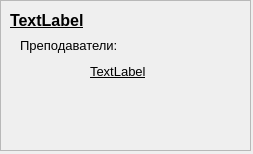
<?xml version="1.0" encoding="UTF-8"?>
<ui version="4.0">
 <class>TestSample</class>
 <widget class="QWidget" name="TestSample">
  <property name="geometry">
   <rect>
    <x>0</x>
    <y>0</y>
    <width>253</width>
    <height>154</height>
   </rect>
  </property>
  <property name="windowTitle">
   <string>Form</string>
  </property>
  <widget class="QFrame" name="frame">
   <property name="geometry">
    <rect>
     <x>0</x>
     <y>0</y>
     <width>251</width>
     <height>151</height>
    </rect>
   </property>
   <property name="frameShape">
    <enum>QFrame::StyledPanel</enum>
   </property>
   <property name="frameShadow">
    <enum>QFrame::Raised</enum>
   </property>
   <widget class="QLabel" name="label">
    <property name="geometry">
     <rect>
      <x>20</x>
      <y>30</y>
      <width>131</width>
      <height>31</height>
     </rect>
    </property>
    <property name="font">
     <font>
      <family>Arial</family>
      <pointsize>10</pointsize>
     </font>
    </property>
    <property name="text">
     <string>Преподаватели:</string>
    </property>
   </widget>
   <widget class="QLabel" name="supportL">
    <property name="geometry">
     <rect>
      <x>90</x>
      <y>60</y>
      <width>151</width>
      <height>22</height>
     </rect>
    </property>
    <property name="font">
     <font>
      <family>Arial</family>
      <pointsize>10</pointsize>
      <underline>true</underline>
     </font>
    </property>
    <property name="text">
     <string>TextLabel</string>
    </property>
   </widget>
   <widget class="QLabel" name="courseL">
    <property name="geometry">
     <rect>
      <x>10</x>
      <y>10</y>
      <width>215</width>
      <height>21</height>
     </rect>
    </property>
    <property name="font">
     <font>
      <family>Arial</family>
      <pointsize>12</pointsize>
      <bold>true</bold>
      <underline>true</underline>
     </font>
    </property>
    <property name="text">
     <string>TextLabel</string>
    </property>
   </widget>
  </widget>
 </widget>
 <resources/>
 <connections/>
</ui>
